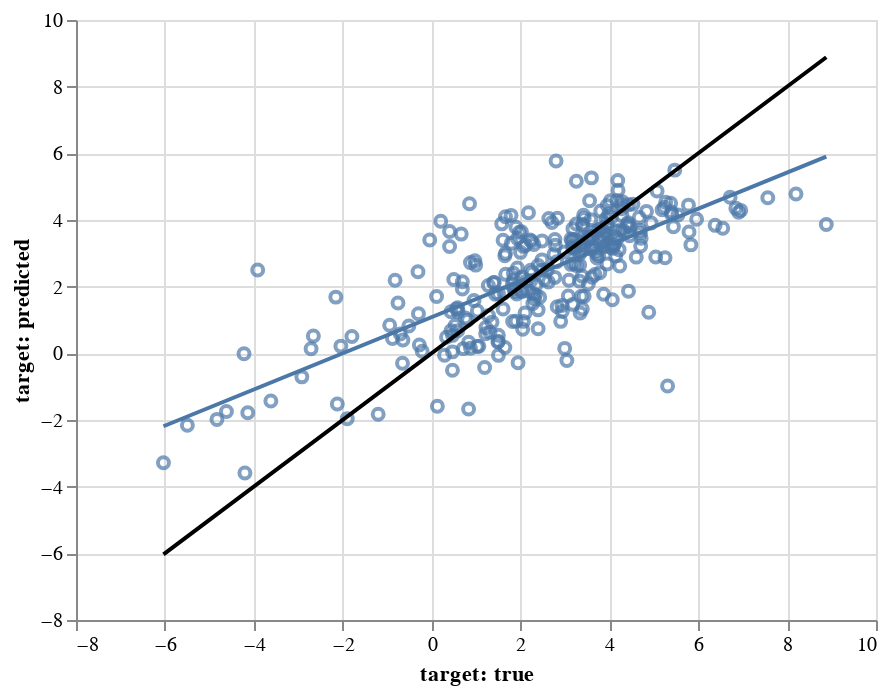

The notebook cell this image was saved under:
### Code cell
baseline_model.visualize('pair_predict', baseline_test, untransform=True)

### Figure 1 — Vega-Lite specification as saved in the notebook (floating-point values rounded to 4 significant figures; data arrays with more than 128 entries replaced by an {"elided": "..."} marker saying what was removed)
{"config": {"view": {"continuousWidth": 400, "continuousHeight": 300}}, "layer": [{"mark": "point", "encoding": {"x": {"type": "quantitative", "field": "target: true", "scale": {"zero": false}}, "y": {"type": "quantitative", "field": "target: predicted", "scale": {"zero": false}}}}, {"mark": "line", "encoding": {"x": {"type": "quantitative", "field": "target: true", "scale": {"zero": false}}, "y": {"type": "quantitative", "field": "target: predicted", "scale": {"zero": false}}}, "transform": [{"on": "target: true", "regression": "target: predicted"}]}, {"data": {"name": "data-60c3218326137c684508fa3e8f2ccb67"}, "mark": {"type": "line", "color": "black"}, "encoding": {"x": {"type": "quantitative", "field": "target: true"}, "y": {"type": "quantitative", "field": "target: predicted"}}}], "data": {"name": "data-abb3d015e2e467665598781d8fda1002"}, "$schema": "https://vega.github.io/schema/vega-lite/v4.8.1.json", "datasets": {"data-abb3d015e2e467665598781d8fda1002": {"elided": "289 records"}, "data-60c3218326137c684508fa3e8f2ccb67": [{"target: true": -6.032, "target: predicted": -6.032}, {"target: true": 8.882, "target: predicted": 8.882}]}}
